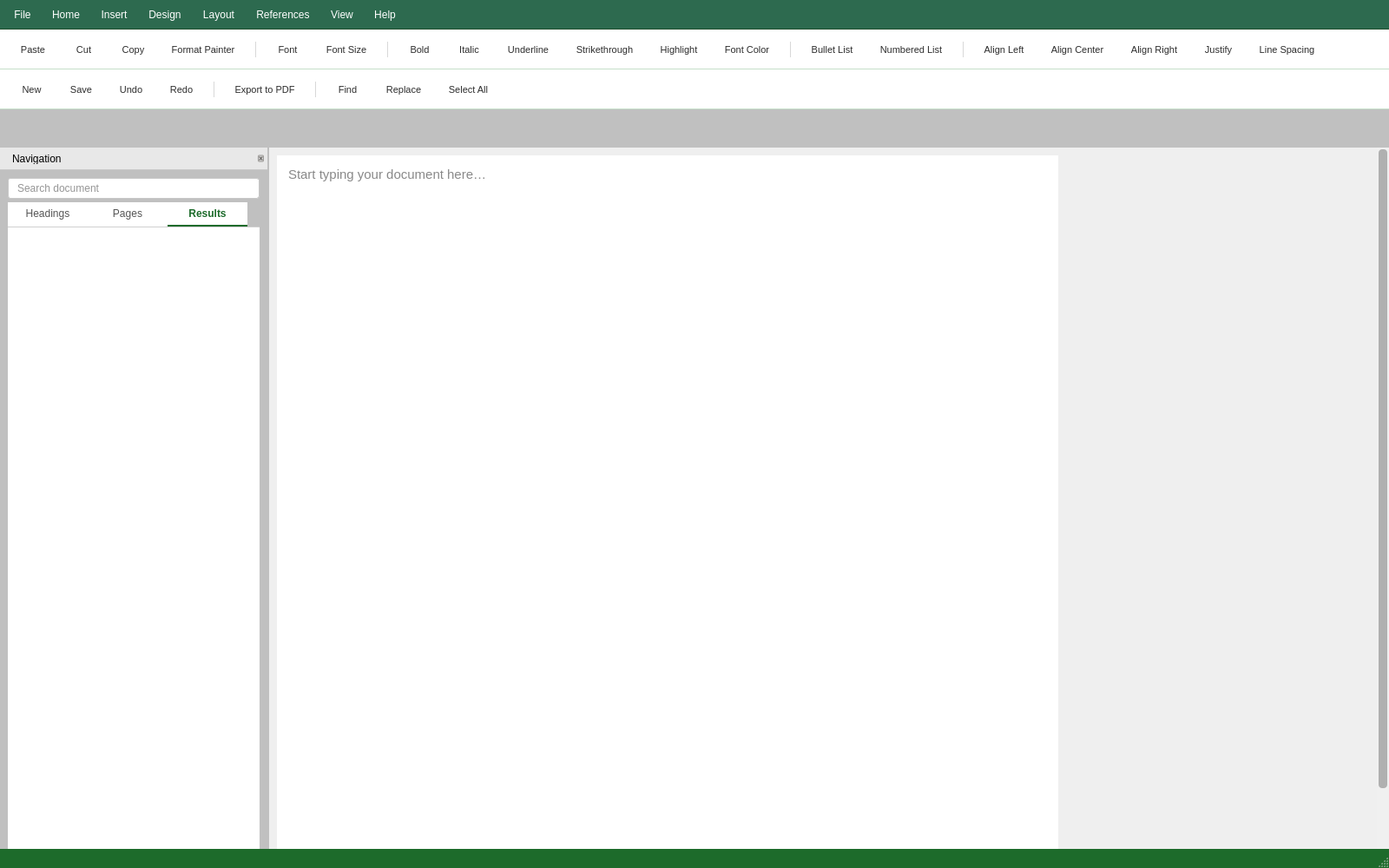
<?xml version="1.0" encoding="UTF-8"?>
<ui version="4.0">
 <class>MainWindow</class>
 <widget class="QMainWindow" name="MainWindow">
  <property name="geometry">
   <rect>
    <x>0</x>
    <y>0</y>
    <width>1600</width>
    <height>1000</height>
   </rect>
  </property>
  <property name="minimumSize">
   <size>
    <width>1280</width>
    <height>800</height>
   </size>
  </property>
  <property name="windowTitle">
   <string>Document1 — Word</string>
  </property>
  <property name="styleSheet">
   <string notr="true">
    QMainWindow { background-color: #C0C0C0; }

    /* ── Menu Bar ── */
    QMenuBar {
      background-color: #1D6B2B;
      color: white;
      font-family: &quot;Segoe UI&quot;, Arial, sans-serif;
      font-size: 12px;
      spacing: 0px;
    }
    QMenuBar::item {
      background: transparent;
      padding: 7px 14px;
    }
    QMenuBar::item:selected {
      background-color: rgba(255,255,255,0.18);
    }
    QMenuBar::item:pressed {
      background-color: #FFFFFF;
      color: #1D6B2B;
      font-weight: bold;
    }

    /* ── Drop-down Menus ── */
    QMenu {
      background-color: #FFFFFF;
      border: 1px solid #C8C8C8;
      font-family: &quot;Segoe UI&quot;, Arial, sans-serif;
      font-size: 12px;
    }
    QMenu::item {
      padding: 7px 28px 7px 20px;
      color: #2C2C2C;
    }
    QMenu::item:selected {
      background-color: #F0F7F1;
      color: #1D6B2B;
    }
    QMenu::separator {
      height: 1px;
      background: #E0E0E0;
      margin: 3px 0;
    }
    QMenu::icon {
      padding-left: 6px;
    }

    /* ── Ribbon / Toolbar ── */
    QToolBar {
      background-color: #FFFFFF;
      border-bottom: 1px solid #C5DFC9;
      padding: 6px 10px;
      spacing: 4px;
      font-family: &quot;Segoe UI&quot;, Arial, sans-serif;
    }
    QToolBar::separator {
      width: 1px;
      background-color: #D8D8D8;
      margin: 4px 6px;
    }
    QToolButton {
      background: transparent;
      border: 1px solid transparent;
      border-radius: 3px;
      padding: 4px 8px;
      font-family: &quot;Segoe UI&quot;, Arial, sans-serif;
      font-size: 11px;
      color: #2C2C2C;
      min-width: 32px;
    }
    QToolButton:hover {
      background-color: #F0F7F1;
      border-color: #C5DFC9;
    }
    QToolButton:pressed {
      background-color: #C5DFC9;
    }
    QToolButton:checked {
      background-color: #F0F7F1;
      border-color: #C5DFC9;
      color: #1D6B2B;
    }

    /* ── Document Text Area ── */
    QTextEdit {
      background-color: #FFFFFF;
      border: none;
      font-family: &quot;Calibri&quot;, Georgia, serif;
      font-size: 15px;
      color: #111111;
      line-height: 1.8;
    }

    /* ── Status Bar ── */
    QStatusBar {
      background-color: #1D6B2B;
      color: white;
      font-family: &quot;Segoe UI&quot;, Arial, sans-serif;
      font-size: 11px;
    }
    QStatusBar::item {
      border: none;
    }

    /* ── Navigation Dock ── */
    QDockWidget {
      background-color: #F3F3F3;
      border-right: 1px solid #C8C8C8;
      font-family: &quot;Segoe UI&quot;, Arial, sans-serif;
      font-size: 12px;
      titlebar-close-icon: url(none);
    }
    QDockWidget::title {
      background-color: #E8E8E8;
      padding: 6px 10px;
      border-bottom: 1px solid #C8C8C8;
      font-weight: bold;
      color: #333333;
    }
    QDockWidget::close-button, QDockWidget::float-button {
      border: none;
      background: transparent;
      padding: 2px;
    }

    /* ── Combo Boxes ── */
    QComboBox {
      border: 1px solid #C8C8C8;
      border-radius: 3px;
      padding: 2px 6px;
      font-family: &quot;Segoe UI&quot;, Arial, sans-serif;
      font-size: 11px;
      height: 24px;
      min-width: 90px;
      background: #FFFFFF;
      color: #2C2C2C;
    }
    QComboBox:hover {
      border-color: #B0CEB4;
    }
    QComboBox:focus {
      border-color: #2E8B3F;
    }
    QComboBox::drop-down {
      border-left: 1px solid #C8C8C8;
      width: 18px;
    }
    QComboBox QAbstractItemView {
      border: 1px solid #C8C8C8;
      background: #FFFFFF;
      selection-background-color: #F0F7F1;
      selection-color: #1D6B2B;
    }

    /* ── Line Edit (search box, font size) ── */
    QLineEdit {
      border: 1px solid #C8C8C8;
      border-radius: 3px;
      padding: 3px 8px;
      font-family: &quot;Segoe UI&quot;, Arial, sans-serif;
      font-size: 12px;
      background: #FFFFFF;
      color: #2C2C2C;
    }
    QLineEdit:hover {
      border-color: #B0CEB4;
    }
    QLineEdit:focus {
      border-color: #2E8B3F;
    }

    /* ── Scroll Areas ── */
    QScrollArea {
      background-color: #C0C0C0;
      border: none;
    }
    QScrollBar:vertical {
      background: #F0F0F0;
      width: 14px;
      margin: 0;
    }
    QScrollBar::handle:vertical {
      background: #B0B0B0;
      border-radius: 4px;
      min-height: 30px;
      margin: 2px 2px;
    }
    QScrollBar::handle:vertical:hover {
      background: #888888;
    }
    QScrollBar::add-line:vertical, QScrollBar::sub-line:vertical {
      height: 0;
    }
    QScrollBar:horizontal {
      background: #F0F0F0;
      height: 14px;
      margin: 0;
    }
    QScrollBar::handle:horizontal {
      background: #B0B0B0;
      border-radius: 4px;
      min-width: 30px;
      margin: 2px 2px;
    }
    QScrollBar::handle:horizontal:hover {
      background: #888888;
    }
    QScrollBar::add-line:horizontal, QScrollBar::sub-line:horizontal {
      width: 0;
    }

    /* ── Tree Widget (Navigation headings) ── */
    QTreeWidget {
      border: none;
      background: transparent;
      font-family: &quot;Segoe UI&quot;, Arial, sans-serif;
      font-size: 12px;
      outline: none;
    }
    QTreeWidget::item {
      padding: 5px 6px;
      border-radius: 3px;
    }
    QTreeWidget::item:hover {
      background-color: #F0F7F1;
    }
    QTreeWidget::item:selected {
      background-color: #E2F0E4;
      color: #1D6B2B;
    }

    /* ── Tab Bar (ribbon tabs) ── */
    QTabBar::tab {
      background: #FFFFFF;
      border: none;
      border-bottom: 2px solid transparent;
      padding: 6px 16px;
      font-family: &quot;Segoe UI&quot;, Arial, sans-serif;
      font-size: 12px;
      color: #555555;
      min-width: 60px;
    }
    QTabBar::tab:hover {
      background: #F5F5F5;
      color: #1D6B2B;
    }
    QTabBar::tab:selected {
      color: #1D6B2B;
      border-bottom: 2px solid #1D6B2B;
      font-weight: bold;
    }
    QTabWidget::pane {
      border-top: 1px solid #D0D0D0;
      background: #FFFFFF;
    }

    /* ── Splitter ── */
    QSplitter::handle {
      background-color: #C8C8C8;
      width: 1px;
    }

    /* ── Label ── */
    QLabel {
      font-family: &quot;Segoe UI&quot;, Arial, sans-serif;
      color: #333333;
    }

    /* ── Push Buttons (ribbon group buttons) ── */
    QPushButton {
      background: transparent;
      border: 1px solid transparent;
      border-radius: 3px;
      padding: 4px 10px;
      font-family: &quot;Segoe UI&quot;, Arial, sans-serif;
      font-size: 11px;
      color: #2C2C2C;
    }
    QPushButton:hover {
      background-color: #F0F7F1;
      border-color: #C5DFC9;
    }
    QPushButton:pressed {
      background-color: #C5DFC9;
    }
   </string>
  </property>
  <widget class="QWidget" name="centralwidget">
   <widget class="QScrollArea" name="scrollArea">
    <property name="geometry">
     <rect>
      <x>310</x>
      <y>44</y>
      <width>1290</width>
      <height>934</height>
     </rect>
    </property>
    <property name="styleSheet">
     <string notr="true">QScrollArea { background-color: #C0C0C0; border: none; }</string>
    </property>
    <property name="widgetResizable">
     <bool>true</bool>
    </property>
    <widget class="QWidget" name="scrollAreaWidgetContents">
     <property name="geometry">
      <rect>
       <x>0</x>
       <y>0</y>
       <width>1276</width>
       <height>1178</height>
      </rect>
     </property>
     <layout class="QVBoxLayout" name="verticalLayout_canvas">
      <property name="spacing">
       <number>0</number>
      </property>
      <property name="contentsMargins" stdset="0">
       <number>50</number>
      </property>
      <item>
       <widget class="QFrame" name="pageFrame">
        <property name="minimumSize">
         <size>
          <width>900</width>
          <height>1160</height>
         </size>
        </property>
        <property name="maximumSize">
         <size>
          <width>900</width>
          <height>16777215</height>
         </size>
        </property>
        <property name="styleSheet">
         <string notr="true">
          QFrame#pageFrame {
            background-color: #FFFFFF;
            border: none;
            box-shadow: 2px 2px 8px rgba(0,0,0,0.3);
          }
         </string>
        </property>
        <property name="frameShape">
         <enum>QFrame::Box</enum>
        </property>
        <layout class="QVBoxLayout" name="verticalLayout_page">
         <property name="contentsMargins" stdset="0">
          <number>96</number>
         </property>
         <item>
          <widget class="QTextEdit" name="textEdit">
           <property name="styleSheet">
            <string notr="true">
             QTextEdit {
               background: transparent;
               border: none;
               font-family: &quot;Calibri&quot;, Georgia, serif;
               font-size: 15px;
               color: #111;
               line-height: 1.8;
             }
            </string>
           </property>
           <property name="placeholderText">
            <string>Start typing your document here…</string>
           </property>
          </widget>
         </item>
        </layout>
       </widget>
      </item>
     </layout>
    </widget>
   </widget>
   <widget class="QDockWidget" name="navigationDock">
    <property name="geometry">
     <rect>
      <x>0</x>
      <y>44</y>
      <width>308</width>
      <height>934</height>
     </rect>
    </property>
    <property name="features">
     <set>QDockWidget::DockWidgetClosable|QDockWidget::DockWidgetMovable</set>
    </property>
    <property name="windowTitle">
     <string>Navigation</string>
    </property>
    <widget class="QWidget" name="dockContents">
     <layout class="QVBoxLayout" name="navLayout">
      <property name="spacing">
       <number>4</number>
      </property>
      <property name="contentsMargins" stdset="0">
       <number>8</number>
      </property>
      <item>
       <widget class="QLineEdit" name="searchBox">
        <property name="placeholderText">
         <string>Search document</string>
        </property>
        <property name="clearButtonEnabled">
         <bool>true</bool>
        </property>
       </widget>
      </item>
      <item>
       <widget class="QTabWidget" name="navTabs">
        <property name="currentIndex">
         <number>2</number>
        </property>
        <widget class="QWidget" name="headingsTab">
         <attribute name="title">
          <string>Headings</string>
         </attribute>
         <layout class="QVBoxLayout" name="headingsLayout">
          <property name="contentsMargins" stdset="0">
           <number>0</number>
          </property>
          <item>
           <widget class="QTreeWidget" name="headingsTree">
            <property name="indentation">
             <number>16</number>
            </property>
            <property name="headerHidden">
             <bool>true</bool>
            </property>
            <column>
             <property name="text">
              <string>Heading</string>
             </property>
            </column>
           </widget>
          </item>
         </layout>
        </widget>
        <widget class="QWidget" name="pagesTab">
         <attribute name="title">
          <string>Pages</string>
         </attribute>
         <layout class="QVBoxLayout" name="pagesLayout">
          <property name="contentsMargins" stdset="0">
           <number>4</number>
          </property>
          <item>
           <widget class="QListWidget" name="pagesList">
            <property name="styleSheet">
             <string notr="true">
              QListWidget { border: none; background: transparent; font-size: 12px; }
              QListWidget::item { padding: 6px; border-radius: 3px; }
              QListWidget::item:hover { background-color: #F0F7F1; }
              QListWidget::item:selected { background-color: #E2F0E4; color: #1D6B2B; }
             </string>
            </property>
           </widget>
          </item>
         </layout>
        </widget>
        <widget class="QWidget" name="resultsTab">
         <attribute name="title">
          <string>Results</string>
         </attribute>
         <layout class="QVBoxLayout" name="resultsLayout">
          <property name="contentsMargins" stdset="0">
           <number>4</number>
          </property>
          <item>
           <widget class="QListWidget" name="resultsList">
            <property name="styleSheet">
             <string notr="true">
              QListWidget { border: none; background: transparent; font-size: 12px; }
              QListWidget::item { padding: 6px; border-radius: 3px; }
              QListWidget::item:hover { background-color: #F0F7F1; }
              QListWidget::item:selected { background-color: #E2F0E4; color: #1D6B2B; }
             </string>
            </property>
           </widget>
          </item>
         </layout>
        </widget>
       </widget>
      </item>
     </layout>
    </widget>
   </widget>
  </widget>
  <widget class="QMenuBar" name="menubar">
   <property name="geometry">
    <rect>
     <x>0</x>
     <y>0</y>
     <width>1600</width>
     <height>40</height>
    </rect>
   </property>
   <property name="styleSheet">
    <string notr="true">QMenuBar {
    background-color: #2D6A4F;   /* main green */
    border-bottom: 1px solid #1F4D2C;
    padding: 4px;
    font: 10.5pt &quot;Segoe UI&quot;;
    color: #FFFFFF;
}

/* Top menu items */
QMenuBar::item {
    background-color: transparent;
    padding: 6px 12px;
    border-radius: 4px;
    color: #FFFFFF;
}

/* Hover effect */
QMenuBar::item:selected {
    background-color: #3A7D5A;   /* lighter green hover */
}

/* Click / pressed */
QMenuBar::item:pressed {
    background-color: #1F4D2C;   /* darker pressed green */
}

/* Active/open item */
QMenuBar::item:checked {
    background-color: #245C40;
}</string>
   </property>
   <widget class="QMenu" name="menuFile">
    <property name="styleSheet">
     <string notr="true">QMenu {
    background-color: #FFFFFF;
    border: 1px solid #C6F6D5;
    padding: 4px;
    font: 10pt &quot;Segoe UI&quot;;
}

/* Menu items */
QMenu::item {
    padding: 6px 24px;
    color: #1F3D2B;
}

/* Hover inside dropdown */
QMenu::item:selected {
    background-color: #2D6A4F;
    color: #FFFFFF;
}

/* Disabled items */
QMenu::item:disabled {
    color: #A0A0A0;
}</string>
    </property>
    <property name="title">
     <string>File</string>
    </property>
    <addaction name="actionNew"/>
    <addaction name="actionOpen"/>
    <addaction name="separator"/>
    <addaction name="actionSave"/>
    <addaction name="actionSave_As"/>
    <addaction name="separator"/>
    <addaction name="actionExport_PDF"/>
    <addaction name="actionPrint"/>
    <addaction name="separator"/>
    <addaction name="actionExit"/>
   </widget>
   <widget class="QMenu" name="menuHome">
    <property name="styleSheet">
     <string notr="true">QMenu {
    background-color: #FFFFFF;
    border: 1px solid #C6F6D5;
    padding: 4px;
    font: 10pt &quot;Segoe UI&quot;;
}

/* Menu items */
QMenu::item {
    padding: 6px 24px;
    color: #1F3D2B;
}

/* Hover inside dropdown */
QMenu::item:selected {
    background-color: #2D6A4F;
    color: #FFFFFF;
}

/* Disabled items */
QMenu::item:disabled {
    color: #A0A0A0;
}</string>
    </property>
    <property name="title">
     <string>Home</string>
    </property>
    <widget class="QMenu" name="menuClipboard">
     <property name="title">
      <string>Clipboard</string>
     </property>
     <addaction name="actionPaste"/>
     <addaction name="actionCut"/>
     <addaction name="actionCopy"/>
     <addaction name="actionFormat_Painter"/>
    </widget>
    <widget class="QMenu" name="menuFont">
     <property name="styleSheet">
      <string notr="true">QMenu {
    background-color: #FFFFFF;
    border: 1px solid #C6F6D5;
    padding: 4px;
    font: 10pt &quot;Segoe UI&quot;;
}

/* Menu items */
QMenu::item {
    padding: 6px 24px;
    color: #1F3D2B;
}

/* Hover inside dropdown */
QMenu::item:selected {
    background-color: #2D6A4F;
    color: #FFFFFF;
}

/* Disabled items */
QMenu::item:disabled {
    color: #A0A0A0;
}</string>
     </property>
     <property name="title">
      <string>Font</string>
     </property>
     <addaction name="actionBold"/>
     <addaction name="actionItalic"/>
     <addaction name="actionUnderline"/>
     <addaction name="actionStrikethrough"/>
     <addaction name="separator"/>
     <addaction name="actionArial"/>
     <addaction name="actionCalibri"/>
     <addaction name="actionTimesNewRoman"/>
    </widget>
    <widget class="QMenu" name="menuParagraph">
     <property name="styleSheet">
      <string notr="true">QMenu {
    background-color: #FFFFFF;
    border: 1px solid #C6F6D5;
    padding: 4px;
    font: 10pt &quot;Segoe UI&quot;;
}

/* Menu items */
QMenu::item {
    padding: 6px 24px;
    color: #1F3D2B;
}

/* Hover inside dropdown */
QMenu::item:selected {
    background-color: #2D6A4F;
    color: #FFFFFF;
}

/* Disabled items */
QMenu::item:disabled {
    color: #A0A0A0;
}</string>
     </property>
     <property name="title">
      <string>Paragraph</string>
     </property>
     <addaction name="actionAlign_Left"/>
     <addaction name="actionAlign_Center"/>
     <addaction name="actionAlign_Right"/>
     <addaction name="actionJustify"/>
     <addaction name="separator"/>
     <addaction name="actionBullet_List"/>
     <addaction name="actionNumbered_List"/>
    </widget>
    <addaction name="menuClipboard"/>
    <addaction name="menuFont"/>
    <addaction name="menuParagraph"/>
    <addaction name="separator"/>
    <addaction name="actionFind"/>
    <addaction name="actionReplace"/>
    <addaction name="actionSelect_All"/>
    <addaction name="separator"/>
    <addaction name="actionExit"/>
   </widget>
   <widget class="QMenu" name="menuInsert">
    <property name="styleSheet">
     <string notr="true">QMenu {
    background-color: #FFFFFF;
    border: 1px solid #C6F6D5;
    padding: 4px;
    font: 10pt &quot;Segoe UI&quot;;
}

/* Menu items */
QMenu::item {
    padding: 6px 24px;
    color: #1F3D2B;
}

/* Hover inside dropdown */
QMenu::item:selected {
    background-color: #2D6A4F;
    color: #FFFFFF;
}

/* Disabled items */
QMenu::item:disabled {
    color: #A0A0A0;
}</string>
    </property>
    <property name="title">
     <string>Insert</string>
    </property>
    <addaction name="actionImage"/>
    <addaction name="actionTable"/>
    <addaction name="actionHyperlink"/>
    <addaction name="actionPageBreak"/>
    <addaction name="separator"/>
    <addaction name="actionHeaderFooter"/>
    <addaction name="actionPageNumber"/>
   </widget>
   <widget class="QMenu" name="menuDesign">
    <property name="styleSheet">
     <string notr="true">QMenu {
    background-color: #FFFFFF;
    border: 1px solid #C6F6D5;
    padding: 4px;
    font: 10pt &quot;Segoe UI&quot;;
}

/* Menu items */
QMenu::item {
    padding: 6px 24px;
    color: #1F3D2B;
}

/* Hover inside dropdown */
QMenu::item:selected {
    background-color: #2D6A4F;
    color: #FFFFFF;
}

/* Disabled items */
QMenu::item:disabled {
    color: #A0A0A0;
}</string>
    </property>
    <property name="title">
     <string>Design</string>
    </property>
    <addaction name="actionThemes"/>
    <addaction name="actionPageColor"/>
    <addaction name="actionPageBorders"/>
   </widget>
   <widget class="QMenu" name="menuLayout">
    <property name="styleSheet">
     <string notr="true">QMenu {
    background-color: #FFFFFF;
    border: 1px solid #C6F6D5;
    padding: 4px;
    font: 10pt &quot;Segoe UI&quot;;
}

/* Menu items */
QMenu::item {
    padding: 6px 24px;
    color: #1F3D2B;
}

/* Hover inside dropdown */
QMenu::item:selected {
    background-color: #2D6A4F;
    color: #FFFFFF;
}

/* Disabled items */
QMenu::item:disabled {
    color: #A0A0A0;
}</string>
    </property>
    <property name="title">
     <string>Layout</string>
    </property>
    <addaction name="actionMargins"/>
    <addaction name="actionOrientation"/>
    <addaction name="actionPageSize"/>
    <addaction name="separator"/>
    <addaction name="actionColumns"/>
    <addaction name="actionLineNumbers"/>
   </widget>
   <widget class="QMenu" name="menuReferences">
    <property name="styleSheet">
     <string notr="true">QMenu {
    background-color: #FFFFFF;
    border: 1px solid #C6F6D5;
    padding: 4px;
    font: 10pt &quot;Segoe UI&quot;;
}

/* Menu items */
QMenu::item {
    padding: 6px 24px;
    color: #1F3D2B;
}

/* Hover inside dropdown */
QMenu::item:selected {
    background-color: #2D6A4F;
    color: #FFFFFF;
}

/* Disabled items */
QMenu::item:disabled {
    color: #A0A0A0;
}</string>
    </property>
    <property name="title">
     <string>References</string>
    </property>
    <addaction name="actionTableOfContents"/>
    <addaction name="actionFootnote"/>
    <addaction name="actionEndnote"/>
    <addaction name="separator"/>
    <addaction name="actionCitation"/>
    <addaction name="actionBibliography"/>
   </widget>
   <widget class="QMenu" name="menuView">
    <property name="styleSheet">
     <string notr="true">QMenu {
    background-color: #FFFFFF;
    border: 1px solid #C6F6D5;
    padding: 4px;
    font: 10pt &quot;Segoe UI&quot;;
}

/* Menu items */
QMenu::item {
    padding: 6px 24px;
    color: #1F3D2B;
}

/* Hover inside dropdown */
QMenu::item:selected {
    background-color: #2D6A4F;
    color: #FFFFFF;
}

/* Disabled items */
QMenu::item:disabled {
    color: #A0A0A0;
}</string>
    </property>
    <property name="title">
     <string>View</string>
    </property>
    <addaction name="actionZoom_In"/>
    <addaction name="actionZoom_Out"/>
    <addaction name="actionFull_Screen"/>
    <addaction name="separator"/>
    <addaction name="actionNavigation_Panel"/>
    <addaction name="actionRuler"/>
    <addaction name="actionGridLines"/>
   </widget>
   <widget class="QMenu" name="menuHelp">
    <property name="styleSheet">
     <string notr="true">QMenu {
    background-color: #FFFFFF;
    border: 1px solid #C6F6D5;
    padding: 4px;
    font: 10pt &quot;Segoe UI&quot;;
}

/* Menu items */
QMenu::item {
    padding: 6px 24px;
    color: #1F3D2B;
}

/* Hover inside dropdown */
QMenu::item:selected {
    background-color: #2D6A4F;
    color: #FFFFFF;
}

/* Disabled items */
QMenu::item:disabled {
    color: #A0A0A0;
}</string>
    </property>
    <property name="title">
     <string>Help</string>
    </property>
    <addaction name="actionAbout"/>
    <addaction name="actionGuide"/>
   </widget>
   <addaction name="menuFile"/>
   <addaction name="menuHome"/>
   <addaction name="menuInsert"/>
   <addaction name="menuDesign"/>
   <addaction name="menuLayout"/>
   <addaction name="menuReferences"/>
   <addaction name="menuView"/>
   <addaction name="menuHelp"/>
  </widget>
  <widget class="QToolBar" name="ribbonToolBar">
   <property name="windowTitle">
    <string>Ribbon</string>
   </property>
   <property name="movable">
    <bool>false</bool>
   </property>
   <property name="iconSize">
    <size>
     <width>24</width>
     <height>24</height>
    </size>
   </property>
   <property name="toolButtonStyle">
    <enum>Qt::ToolButtonTextUnderIcon</enum>
   </property>
   <attribute name="toolBarArea">
    <enum>TopToolBarArea</enum>
   </attribute>
   <attribute name="toolBarBreak">
    <bool>false</bool>
   </attribute>
   <addaction name="actionPaste"/>
   <addaction name="actionCut"/>
   <addaction name="actionCopy"/>
   <addaction name="actionFormat_Painter"/>
   <addaction name="separator"/>
   <addaction name="actionFont_Selector"/>
   <addaction name="actionFont_Size_Selector"/>
   <addaction name="separator"/>
   <addaction name="actionBold"/>
   <addaction name="actionItalic"/>
   <addaction name="actionUnderline"/>
   <addaction name="actionStrikethrough"/>
   <addaction name="actionHighlight"/>
   <addaction name="actionFont_Color"/>
   <addaction name="separator"/>
   <addaction name="actionBullet_List"/>
   <addaction name="actionNumbered_List"/>
   <addaction name="separator"/>
   <addaction name="actionAlign_Left"/>
   <addaction name="actionAlign_Center"/>
   <addaction name="actionAlign_Right"/>
   <addaction name="actionJustify"/>
   <addaction name="actionLine_Spacing"/>
  </widget>
  <widget class="QToolBar" name="quickAccessToolBar">
   <property name="windowTitle">
    <string>Quick Access Toolbar</string>
   </property>
   <property name="movable">
    <bool>false</bool>
   </property>
   <property name="iconSize">
    <size>
     <width>16</width>
     <height>16</height>
    </size>
   </property>
   <attribute name="toolBarArea">
    <enum>TopToolBarArea</enum>
   </attribute>
   <attribute name="toolBarBreak">
    <bool>true</bool>
   </attribute>
   <addaction name="actionNew"/>
   <addaction name="actionSave"/>
   <addaction name="actionUndo"/>
   <addaction name="actionRedo"/>
   <addaction name="separator"/>
   <addaction name="actionExport_PDF"/>
   <addaction name="separator"/>
   <addaction name="actionFind"/>
   <addaction name="actionReplace"/>
   <addaction name="actionSelect_All"/>
  </widget>
  <widget class="QStatusBar" name="statusbar">
   <property name="styleSheet">
    <string notr="true">
     QStatusBar {
       background-color: #1D6B2B;
       color: white;
       font-family: &quot;Segoe UI&quot;, Arial, sans-serif;
       font-size: 11px;
     }
     QStatusBar QLabel { color: white; padding: 0 8px; }
    </string>
   </property>
  </widget>
  <action name="actionNew">
   <property name="text">
    <string>New</string>
   </property>
   <property name="shortcut">
    <string>Ctrl+N</string>
   </property>
  </action>
  <action name="actionOpen">
   <property name="text">
    <string>Open</string>
   </property>
   <property name="shortcut">
    <string>Ctrl+O</string>
   </property>
  </action>
  <action name="actionSave">
   <property name="text">
    <string>Save</string>
   </property>
   <property name="shortcut">
    <string>Ctrl+S</string>
   </property>
  </action>
  <action name="actionSave_As">
   <property name="text">
    <string>Save As</string>
   </property>
   <property name="shortcut">
    <string>Ctrl+Shift+S</string>
   </property>
  </action>
  <action name="actionExport_PDF">
   <property name="text">
    <string>Export to PDF</string>
   </property>
   <property name="shortcut">
    <string>Ctrl+Shift+E</string>
   </property>
  </action>
  <action name="actionPrint">
   <property name="text">
    <string>Print</string>
   </property>
   <property name="shortcut">
    <string>Ctrl+P</string>
   </property>
  </action>
  <action name="actionExit">
   <property name="text">
    <string>Exit</string>
   </property>
   <property name="shortcut">
    <string>Alt+F4</string>
   </property>
  </action>
  <action name="actionPaste">
   <property name="text">
    <string>Paste</string>
   </property>
   <property name="shortcut">
    <string>Ctrl+V</string>
   </property>
  </action>
  <action name="actionCut">
   <property name="text">
    <string>Cut</string>
   </property>
   <property name="shortcut">
    <string>Ctrl+X</string>
   </property>
  </action>
  <action name="actionCopy">
   <property name="text">
    <string>Copy</string>
   </property>
   <property name="shortcut">
    <string>Ctrl+C</string>
   </property>
  </action>
  <action name="actionFormat_Painter">
   <property name="text">
    <string>Format Painter</string>
   </property>
  </action>
  <action name="actionUndo">
   <property name="text">
    <string>Undo</string>
   </property>
   <property name="shortcut">
    <string>Ctrl+Z</string>
   </property>
  </action>
  <action name="actionRedo">
   <property name="text">
    <string>Redo</string>
   </property>
   <property name="shortcut">
    <string>Ctrl+Y</string>
   </property>
  </action>
  <action name="actionFont_Selector">
   <property name="text">
    <string>Font</string>
   </property>
  </action>
  <action name="actionFont_Size_Selector">
   <property name="text">
    <string>Font Size</string>
   </property>
  </action>
  <action name="actionFont_Size">
   <property name="text">
    <string>Font Size</string>
   </property>
  </action>
  <action name="actionArial">
   <property name="text">
    <string>Arial</string>
   </property>
  </action>
  <action name="actionSan_Serif">
   <property name="text">
    <string>Sans Serif</string>
   </property>
  </action>
  <action name="actionCalibri">
   <property name="text">
    <string>Calibri</string>
   </property>
  </action>
  <action name="actionTimesNewRoman">
   <property name="text">
    <string>Times New Roman</string>
   </property>
  </action>
  <action name="actionBold">
   <property name="checkable">
    <bool>true</bool>
   </property>
   <property name="text">
    <string>Bold</string>
   </property>
   <property name="shortcut">
    <string>Ctrl+B</string>
   </property>
  </action>
  <action name="actionItalic">
   <property name="checkable">
    <bool>true</bool>
   </property>
   <property name="text">
    <string>Italic</string>
   </property>
   <property name="shortcut">
    <string>Ctrl+I</string>
   </property>
  </action>
  <action name="actionUnderline">
   <property name="checkable">
    <bool>true</bool>
   </property>
   <property name="text">
    <string>Underline</string>
   </property>
   <property name="shortcut">
    <string>Ctrl+U</string>
   </property>
  </action>
  <action name="actionStrikethrough">
   <property name="checkable">
    <bool>true</bool>
   </property>
   <property name="text">
    <string>Strikethrough</string>
   </property>
  </action>
  <action name="actionHighlight">
   <property name="text">
    <string>Highlight</string>
   </property>
  </action>
  <action name="actionFont_Color">
   <property name="text">
    <string>Font Color</string>
   </property>
  </action>
  <action name="actionAlign_Left">
   <property name="checkable">
    <bool>true</bool>
   </property>
   <property name="text">
    <string>Align Left</string>
   </property>
   <property name="shortcut">
    <string>Ctrl+L</string>
   </property>
  </action>
  <action name="actionAlign_Center">
   <property name="checkable">
    <bool>true</bool>
   </property>
   <property name="text">
    <string>Align Center</string>
   </property>
   <property name="shortcut">
    <string>Ctrl+E</string>
   </property>
  </action>
  <action name="actionAlign_Right">
   <property name="checkable">
    <bool>true</bool>
   </property>
   <property name="text">
    <string>Align Right</string>
   </property>
   <property name="shortcut">
    <string>Ctrl+R</string>
   </property>
  </action>
  <action name="actionJustify">
   <property name="checkable">
    <bool>true</bool>
   </property>
   <property name="text">
    <string>Justify</string>
   </property>
   <property name="shortcut">
    <string>Ctrl+J</string>
   </property>
  </action>
  <action name="actionBullet_List">
   <property name="text">
    <string>Bullet List</string>
   </property>
  </action>
  <action name="actionNumbered_List">
   <property name="text">
    <string>Numbered List</string>
   </property>
  </action>
  <action name="actionLine_Spacing">
   <property name="text">
    <string>Line Spacing</string>
   </property>
  </action>
  <action name="actionImage">
   <property name="text">
    <string>Image</string>
   </property>
  </action>
  <action name="actionTable">
   <property name="text">
    <string>Table</string>
   </property>
  </action>
  <action name="actionHyperlink">
   <property name="text">
    <string>Hyperlink</string>
   </property>
   <property name="shortcut">
    <string>Ctrl+K</string>
   </property>
  </action>
  <action name="actionPageBreak">
   <property name="text">
    <string>Page Break</string>
   </property>
   <property name="shortcut">
    <string>Ctrl+Return</string>
   </property>
  </action>
  <action name="actionHeaderFooter">
   <property name="text">
    <string>Header &amp; Footer</string>
   </property>
  </action>
  <action name="actionPageNumber">
   <property name="text">
    <string>Page Number</string>
   </property>
  </action>
  <action name="actionThemes">
   <property name="text">
    <string>Themes</string>
   </property>
  </action>
  <action name="actionPageColor">
   <property name="text">
    <string>Page Color</string>
   </property>
  </action>
  <action name="actionPageBorders">
   <property name="text">
    <string>Page Borders</string>
   </property>
  </action>
  <action name="actionMargins">
   <property name="text">
    <string>Margins</string>
   </property>
  </action>
  <action name="actionOrientation">
   <property name="text">
    <string>Orientation</string>
   </property>
  </action>
  <action name="actionPageSize">
   <property name="text">
    <string>Size</string>
   </property>
  </action>
  <action name="actionColumns">
   <property name="text">
    <string>Columns</string>
   </property>
  </action>
  <action name="actionLineNumbers">
   <property name="text">
    <string>Line Numbers</string>
   </property>
  </action>
  <action name="actionTableOfContents">
   <property name="text">
    <string>Table of Contents</string>
   </property>
  </action>
  <action name="actionFootnote">
   <property name="text">
    <string>Insert Footnote</string>
   </property>
   <property name="shortcut">
    <string>Ctrl+Alt+F</string>
   </property>
  </action>
  <action name="actionEndnote">
   <property name="text">
    <string>Insert Endnote</string>
   </property>
   <property name="shortcut">
    <string>Ctrl+Alt+D</string>
   </property>
  </action>
  <action name="actionCitation">
   <property name="text">
    <string>Insert Citation</string>
   </property>
  </action>
  <action name="actionBibliography">
   <property name="text">
    <string>Bibliography</string>
   </property>
  </action>
  <action name="actionZoom_In">
   <property name="text">
    <string>Zoom In</string>
   </property>
   <property name="shortcut">
    <string>Ctrl++</string>
   </property>
  </action>
  <action name="actionZoom_Out">
   <property name="text">
    <string>Zoom Out</string>
   </property>
   <property name="shortcut">
    <string>Ctrl+-</string>
   </property>
  </action>
  <action name="actionFull_Screen">
   <property name="text">
    <string>Full Screen</string>
   </property>
   <property name="shortcut">
    <string>F11</string>
   </property>
  </action>
  <action name="actionNavigation_Panel">
   <property name="checkable">
    <bool>true</bool>
   </property>
   <property name="checked">
    <bool>true</bool>
   </property>
   <property name="text">
    <string>Navigation Panel</string>
   </property>
  </action>
  <action name="actionRuler">
   <property name="checkable">
    <bool>true</bool>
   </property>
   <property name="checked">
    <bool>true</bool>
   </property>
   <property name="text">
    <string>Ruler</string>
   </property>
  </action>
  <action name="actionGridLines">
   <property name="checkable">
    <bool>true</bool>
   </property>
   <property name="text">
    <string>Gridlines</string>
   </property>
  </action>
  <action name="actionFind">
   <property name="text">
    <string>Find</string>
   </property>
   <property name="shortcut">
    <string>Ctrl+F</string>
   </property>
  </action>
  <action name="actionReplace">
   <property name="text">
    <string>Replace</string>
   </property>
   <property name="shortcut">
    <string>Ctrl+H</string>
   </property>
  </action>
  <action name="actionSelect_All">
   <property name="text">
    <string>Select All</string>
   </property>
   <property name="shortcut">
    <string>Ctrl+A</string>
   </property>
  </action>
  <action name="actionAbout">
   <property name="text">
    <string>About</string>
   </property>
  </action>
  <action name="actionGuide">
   <property name="text">
    <string>Guide</string>
   </property>
  </action>
 </widget>
 <resources/>
 <connections/>
</ui>
